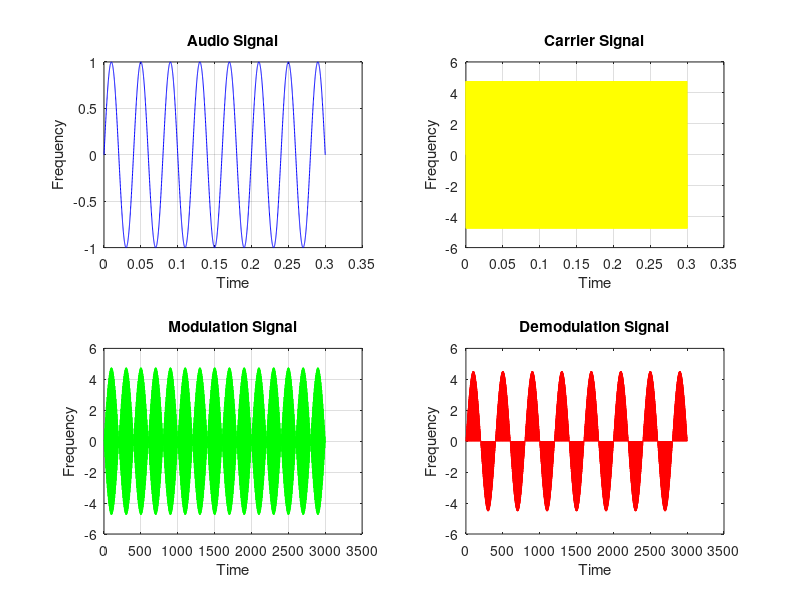

Here is the MATLAB script that generated this plot:
clc
clear all
close all
fm=20;
t=0:0.0001:0.10;
m=sin(2*pi*fm*t);
subplot(2,2,1);
plot(t, m);
grid on;
title('Audio Signal');
xlabel('Time');
ylabel('Frequency');
fc=1000;
t=0:0.0001:0.10;
c=sin(2*pi*fc*t);
subplot(2,2,2);
plot(t, c);
grid on;
title('Carrier Signal');
xlabel('Time');
ylabel('Frequency');
v=m.*c;
subplot(2,2,3);
plot(v);
grid on;
title('Modulation Signal');
xlabel('Time');
ylabel('Frequency');



clc
clear all
close all
fm=25;
t=0:0.0001:0.30;
m=1*sin(2*pi*fm*t);
subplot(2,2,1);
plot(t, m,'blue');
grid on;
title('Audio Signal');
xlabel('Time');
ylabel('Frequency');
fc=2000;
c=5*sin(2*pi*fc*t);
subplot(2,2,2);
plot(t, c,'yellow');
grid on;
title('Carrier Signal');
xlabel('Time');
ylabel('Frequency');
v=m.*c;
subplot(2,2,3);
plot(v,'green');
grid on;
title('Modulation Signal');
xlabel('Time');
ylabel('Frequency');
fd=2000;
dc=sin(2*pi*fd*t);
d=dc.*v;
subplot(2,2,4);
plot(d,'red');
title('Demodulation Signal');
xlabel('Time');
ylabel('Frequency');
